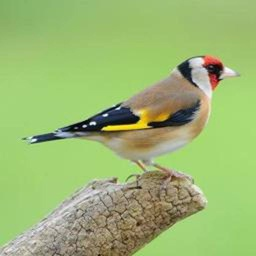
#> input picture Unit07/data/bird.jpg, 256 x 256 px, shrunk from 1024 x 1024 before the run
$ jupyter execute '7.4_Kmeans_Image segmentation_น๊พิ.ipynb'   (shell and % lines are left out)
#> lines starting #> are read from the running program, lines starting #| are printed output that depends on the picture
[cell 1]
import numpy as np
import matplotlib.pyplot as plt
import cv2
from sklearn.cluster import KMeans

## 請安裝
> pip install opencv-python

# Problem : K-Means Clustering
**K-Means Clustering** is an unsupervised learning algorithm for data grouping. In image segmen- tation, it can be applied to partition image pixels into different groups based on the associated pixel values or features. In this problem, you will learn how to segment the provided image by using K-means clustering.

[cell 2]
img = cv2.imread('data/bird.jpg')
#> img is the input picture: shape (256, 256, 3); mean B, G, R 113.7, 183.4, 155.5
img = cv2.cvtColor(img, cv2.COLOR_BGR2RGB)

## 1-1. cluster with only RGB values

[cell 3]
def km_clust(array, n_clusters):
    # Define the k-means clustering problem
    k_m = KMeans(n_clusters = n_clusters)
    # Solve the k-means clustering problem
    k_m.fit(array)
    # Get the coordinates of the clusters centres
    center = k_m.cluster_centers_
    # Get the label of each point
    label = k_m.labels_
    return(label, center)

[cell 4]
h, w, c = img.shape
#> h = 256; w = 256; c = 3
# print(img.shape)
Z = img.reshape((-1, 3))
Ka = [2, 4, 8, 16, 32]
plt.figure(figsize=(16, 12))

for i, K in enumerate(Ka):
    label, center = km_clust(Z, K)
    center = np.uint8(center[:,:3])
    res = center[label.flatten()]
    res = res.reshape(img.shape)

    plt.subplot(1, len(Ka), i + 1)
    plt.title("K = {}".format(K))
    plt.imshow(res)
#> this loop made 5 passes
#> center on pass 1: [[107, 95, 71], [163, 197, 120]]
#> pass 1, `res = res.reshape(img.shape)`:
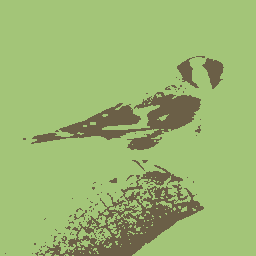
#> res: shape (256, 256, 3); mean R, G, B 155.2, 182.7, 113.1
#> pass 3, `res = res.reshape(img.shape)`:
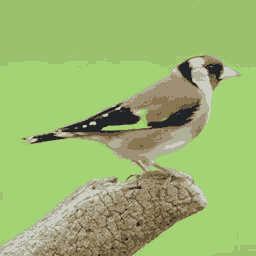
#> res: shape (256, 256, 3); mean R, G, B 154.9, 182.7, 113.4
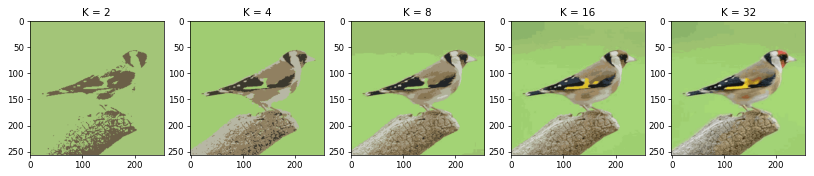
#> figure drawn by matplotlib, 5 panels

## 1-2. cluster with RGB values and the location

[cell 5]
h, w, c = img.shape

#Added location feature
Z = np.zeros((h, w, c+2))
for h in range(len(img)):
    for w in range(len(img[h])):
        Z[h][w] = np.append(img[h][w], [[h], [w]])
Z = Z.reshape(-1, 5)

Ks = [2,4,8,16,32]
plt.figure(figsize=(16,12))

for i, K in enumerate(Ks):
    label, center = km_clust(Z, K)

    # Now convert back into uint8, and make original image
    center = np.uint8(center[:, :3])
    res = center[label.flatten()]
    res = res.reshape((img.shape))

    plt.subplot(1, 5, i+1)
    plt.axis('off')
    plt.title("K = {}".format(K))
    plt.imshow(res)
#> this loop made 5 passes
#> center on pass 1: [[153, 174, 108], [157, 192, 119]]
#> pass 1, `res = res.reshape((img.shape))`:
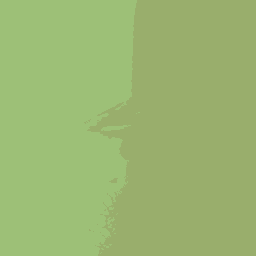
#> res: shape (256, 256, 3); mean R, G, B 154.9, 182.5, 113.2
#> pass 2, `res = res.reshape((img.shape))`:
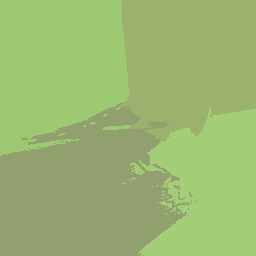
#> res: shape (256, 256, 3); mean R, G, B 154.7, 182.8, 113
#> pass 3, `res = res.reshape((img.shape))`:
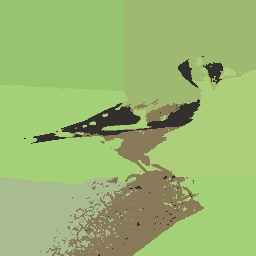
#> res: shape (256, 256, 3); mean R, G, B 154.9, 182.9, 113.3

plt.show()
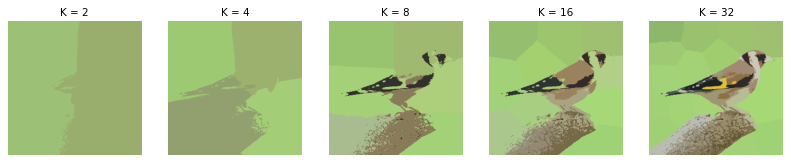
#> figure drawn by matplotlib, 5 panels

## 1-3. explain the differences between the two methods under the same K.

[cell 6]
h, w, c = img.shape

#Added location feature
Z = np.zeros((h, w, c+2))
for h in range(len(img)):
    for w in range(len(img[h])):
        Z[h][w] = np.append(img[h][w], [[h/4], [w/4]])
Z = Z.reshape(-1, 5)

Ks = [2,4,8,16,32]
plt.figure(figsize=(16,12))

for i, K in enumerate(Ks):
    label, center = km_clust(Z, K)

    # Now convert back into uint8, and make original image
    center = np.uint8(center[:, :3])
    res = center[label.flatten()]
    res = res.reshape((img.shape))

    plt.subplot(1, 5, i+1)
    plt.axis('off')
    plt.title("K = {}".format(K))
    plt.imshow(res)
#> this loop made 5 passes
#> center on pass 1: [[163, 197, 120], [108, 96, 71]]
#> pass 2, `res = res.reshape((img.shape))`:
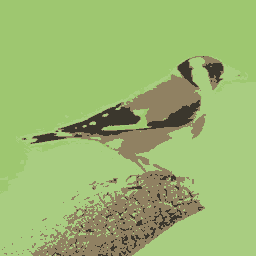
#> res: shape (256, 256, 3); mean R, G, B 155.2, 183, 113
#> pass 3, `res = res.reshape((img.shape))`:
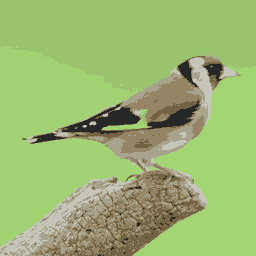
#> res: shape (256, 256, 3); mean R, G, B 154.9, 183.1, 113.1

plt.show()
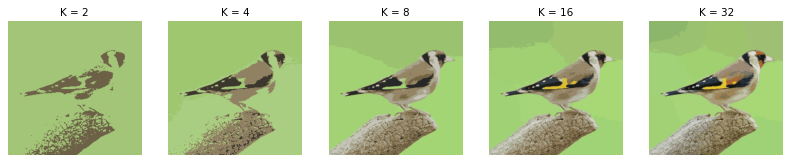
#> figure drawn by matplotlib, 5 panels
